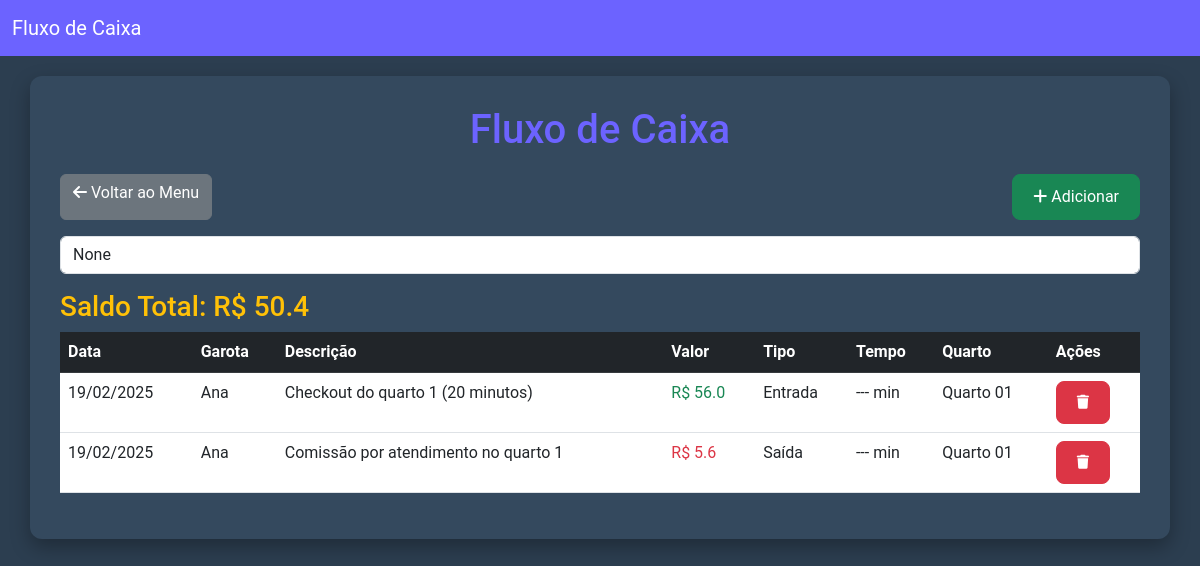
/cashflow, run on the app's committed database.
### app.py (models this page shows, shortened)
class CashFlow(db.Model):
    id = db.Column(db.Integer, primary_key=True)
    category = db.Column(db.String(50), nullable=False)  # Exemplo: "Reservas", "Bar", "Salário"
    description = db.Column(db.String(255), nullable=True)  # Aumentado para descrições detalhadas
    amount = db.Column(db.Float, nullable=False)  # Valor da transação
    date = db.Column(db.DateTime, default=db.func.current_timestamp())  # Data/hora da transação
    type = db.Column(db.String(10), nullable=False)  # "Entrada" ou "Saída"
    payment_method = db.Column(db.String(50), nullable=True)  # Método de pagamento (Dinheiro, Cartão, Pix)
    status = db.Column(db.String(20), default="Pendente")  # "Pendente", "Pago", "Cancelado"
    time = db.Column(db.String(20), nullable=True)  # Tempo do serviço: 30min, 1h, etc.
    employee_id = db.Column(db.Integer, db.ForeignKey('employee.id'), nullable=True)
    employee = db.relationship('Employee', backref=db.backref('cashflows', lazy=True))
    room_id = db.Column(db.Integer, db.ForeignKey('room.id'), nullable=True)
    room = db.relationship('Room', backref=db.backref('room_cashflows', lazy=True))
    atendimento_id = db.Column(db.Integer, db.ForeignKey('atendimento.id'), nullable=True)
    atendimento = db.relationship('Atendimento', backref=db.backref('cashflows', lazy=True))

class Employee(db.Model):
    id = db.Column(db.Integer, primary_key=True)
    name = db.Column(db.String(100), nullable=False)
    role = db.Column(db.String(100), nullable=False)
    phone = db.Column(db.String(15), nullable=False)

class Room(db.Model):
    id = db.Column(db.Integer, primary_key=True)
    name = db.Column(db.String(50), nullable=False)
    status = db.Column(db.String(20), default='Livre')
    value = db.Column(db.Float, nullable=False)
    employee_id = db.Column(db.Integer, db.ForeignKey('employee.id'), nullable=True)
    employee = db.relationship('Employee', backref='rooms', lazy=True)
    timer = db.Column(db.Integer, default=10)  # Tempo estimado em minutos
    checkin_time = db.Column(db.DateTime, nullable=True)  # Horário de início do check-in

### app.py (the view)
@app.route('/cashflow', methods=['GET'])
def list_cashflow():
    search = request.args.get('search', '')
    if search:
        cashflows = CashFlow.query.filter(
            (CashFlow.employee.has(Employee.name.ilike(f"%{search}%"))) |
            (CashFlow.description.ilike(f"%{search}%")) |
            (CashFlow.room.has(Room.name.ilike(f"%{search}%")))
        ).order_by(CashFlow.date.desc()).all()
    else:
        cashflows = CashFlow.query.order_by(CashFlow.date.desc()).all()
    total_balance = sum([cf.amount if cf.type == 'Entrada' else -cf.amount for cf in cashflows])
    return render_template('cashflow.html', cashflows=cashflows, total_balance=total_balance)

### templates/cashflow.html (shortened to what this page needs)
<!DOCTYPE html>
<html lang="pt-br">
<head>
  <link href="https://cdn.jsdelivr.net/npm/bootstrap@5.3.0-alpha3/dist/css/bootstrap.min.css" rel="stylesheet">
  <link href="https://cdnjs.cloudflare.com/ajax/libs/font-awesome/6.0.0-beta3/css/all.min.css" rel="stylesheet">
</head>
<body>
  <nav class="navbar navbar-expand-lg navbar-dark">
    <div class="container-fluid">
      <a class="navbar-brand" href="#">Fluxo de Caixa</a>
    </div>
  </nav>
  <div class="container">
    <h1>Fluxo de Caixa</h1>
    <div class="d-flex justify-content-between mb-3">
      <a href="/" class="btn btn-secondary"><i class="fas fa-arrow-left"></i> Voltar ao Menu</a>
      <button class="btn btn-success" data-bs-toggle="modal" data-bs-target="#addCashflowModal"><i class="fas fa-plus"></i> Adicionar</button>
    </div>
    <form method="GET" class="mb-3">
      <input type="text" class="form-control" name="search" placeholder="Pesquisar..." value="{{ request.args.get('search') }}">
    </form>
    <h3 class="text-warning">Saldo Total: R$ {{ total_balance|round(2) }}</h3>
    <div class="table-container">
      <table class="table table-hover">
        <thead class="table-dark">
          <tr>
            <th>Data</th>
            <th>Garota</th>
            <th>Descrição</th>
            <th>Valor</th>
            <th>Tipo</th>
            <th>Tempo</th>
            <th>Quarto</th>
            <th>Ações</th>
          </tr>
        </thead>
        <tbody>
          {% for cashflow in cashflows %}
          <tr>
            <td>{{ cashflow.date.strftime('%d/%m/%Y') }}</td>
            <td>{{ cashflow.employee.name if cashflow.employee else '---' }}</td>
            <td>{{ cashflow.description or '---' }}</td>
            <td class="{{ 'text-success' if cashflow.type == 'Entrada' else 'text-danger' }}"> R$ {{ cashflow.amount|round(2) }} </td>
            <td>{{ cashflow.type }}</td>
            <td>{{ cashflow.duration if cashflow.duration else '---' }} min</td>
            <td>{{ cashflow.room.name if cashflow.room else '---' }}</td>
            <td>
              <form action="/cashflow/delete/{{ cashflow.id }}" method="POST" style="display:inline;">
                <button type="submit" class="btn btn-danger btn-sm" onclick="return confirm('Tem certeza que deseja excluir?')">
                  <i class="fas fa-trash"></i>
                </button>
              </form>
            </td>
          </tr>
          {% endfor %}
        </tbody>
      </table>
    </div>
  </div>
</body>
</html>

### templates/cashflow.html (style rules this page uses)
:root { --primary-color: #6C63FF; --secondary-color: #4C4B6B; --accent-color: #F1C40F; --background-light: #f4f6f9; --background-dark: #2C3E50; --text-light: #ecf0f1; --text-dark: #2c3e50; }
body { font-family: 'Roboto', sans-serif; background-color: var(--background-dark); color: var(--text-light); }
.navbar { background-color: var(--primary-color); }
.container { background: #34495E; padding: 30px; border-radius: 12px; box-shadow: 0px 8px 20px rgba(0, 0, 0, 0.3); margin-top: 20px; }
h1 { text-align: center; color: var(--primary-color); margin-bottom: 20px; }
.btn-primary, .btn-success, .btn-danger { border-radius: 8px; padding: 10px 20px; }
.table { color: var(--text-light); }
.table-dark { background-color: #1C2833; }

### data on the page
CashFlow: date "19/02/2025", employee "Ana", description "Checkout do quarto 1 (20 minutos)", amount "56.0", type "Entrada", duration "---", room "Quarto 01"
CashFlow: date "19/02/2025", employee "Ana", description "Comissão por atendimento no quarto 1", amount "5.6", type "Saída", duration "---", room "Quarto 01"

### other printed values
{{ total_balance|round(2) }} "50.4"
